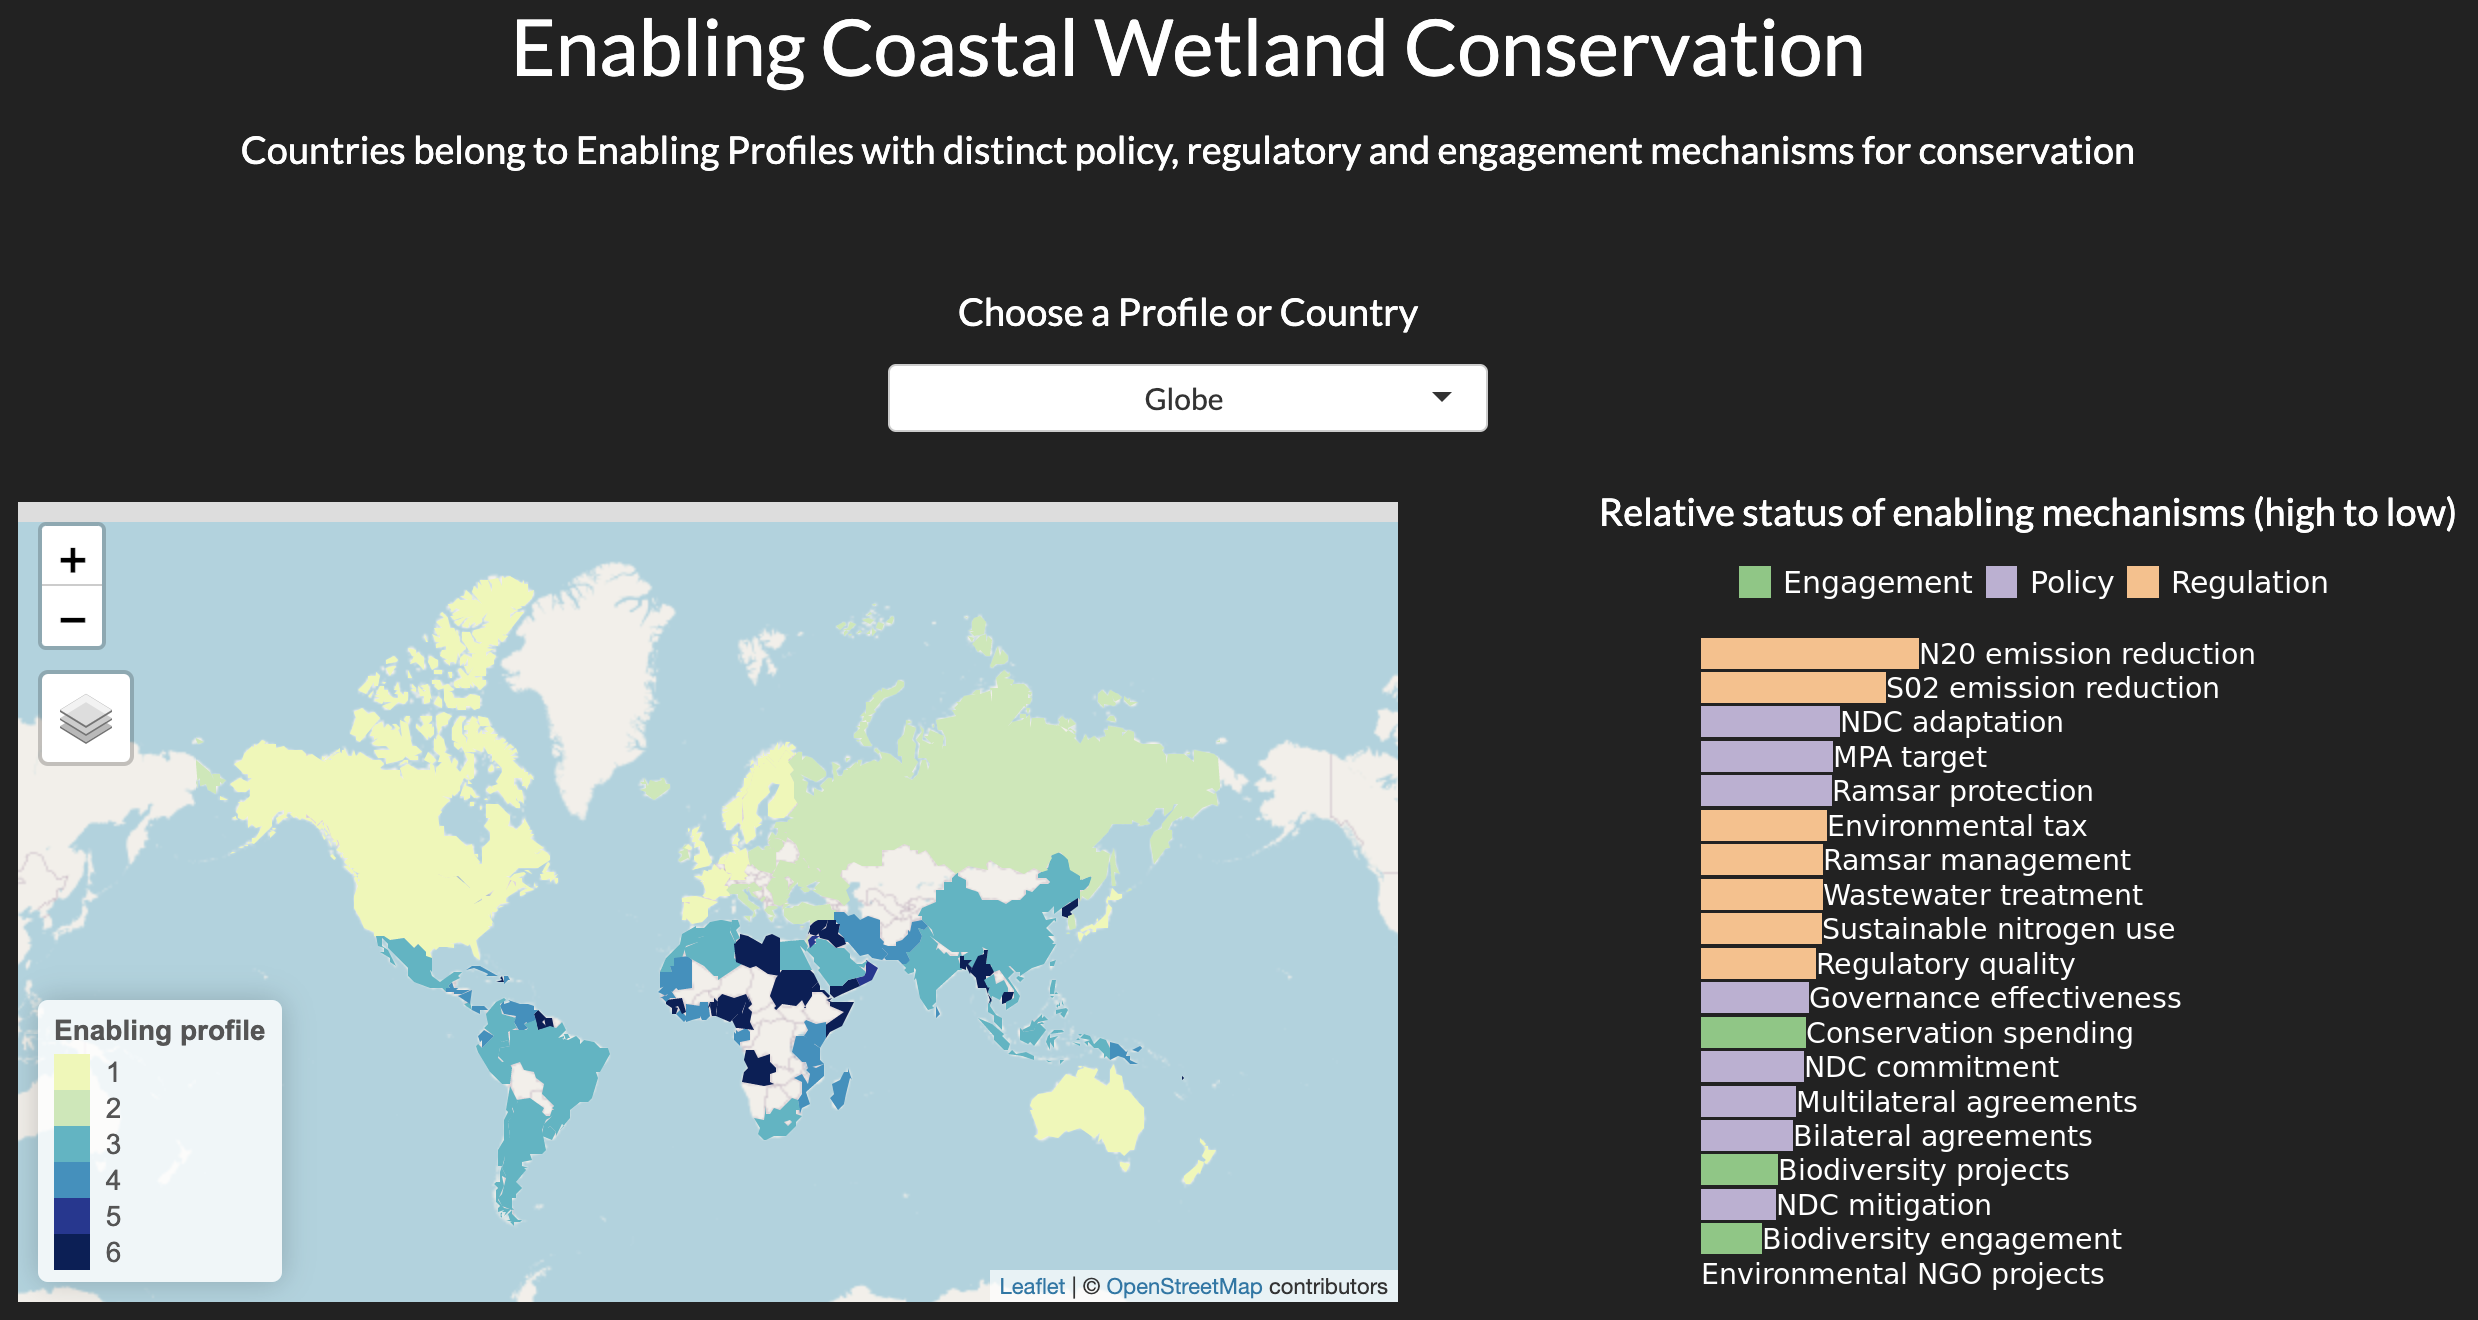

Reproduce this figure in R.
library(tmap)
library(sf)
library(tidyverse)
library(shiny)
library(shinythemes)
library(RColorBrewer)
library(bslib)
library(scales)
shinyOptions(bslib = TRUE)
thematic::thematic_shiny()

# data

dat <- read.csv('data/master-df_final.csv')
clusters <- read.csv('data/cluster.csv')
clust.name <- read.csv('data/clus-new-order-typ.csv')
inddat <- read.csv('data/residual-ind-vals-LV9-final.csv')
indlab <- read.csv('data/indicator-labels.csv')
World <- st_read('data/UIA_World_Countries_Boundaries/UIA_World_Countries_Boundaries.shp')
World$Country <- recode(World$Country, `Russian Federation` = 'Russia',
                  `Brunei Darussalam` = 'Brunei',
                  Comoros = 'Comores',
                  `Timor-Leste` = 'East Timor',
                  Somalia = 'Federal Republic of Somalia',
                  `Côte d'Ivoire` = 'Ivory Coast',
                  Mauritius = 'Republic of Mauritius')

# rescale indicator data

max <- min(apply(inddat, 2, max))
min <- max(apply(inddat, 2, min))

inddat <- inddat %>% 
    mutate_all(funs(rescale(., to = c(min, max))))

# join country names to indicator data

inddat$ISO_SOV1 <- dat$ISO_SOV1

dtemp <- clusters %>% 
    rename(cluster = Cluster) %>% 
    right_join(inddat, by = 'ISO_SOV1') %>% 
    left_join(clust.name, by = 'cluster') %>% 
    distinct() %>% 
    left_join(select(dat, ISO_SOV1, Country), by = 'ISO_SOV1') %>% 
    rename(Cluster = fine.clust) %>% 
    select(-c(cluster, pal.fine)) %>% 
    pivot_longer(cols = OECD_sc:ramsar.manage, names_to = 'indicator', values_to = 'val') %>% 
    left_join(indlab, by = 'indicator')

# get full spatial df with model results and merge by country 

dat2 <- dat %>% 
    left_join(clusters, by = 'ISO_SOV1') %>% 
    distinct() %>% 
    dplyr::rename(iso_a3 = ISO_SOV1) %>% 
    dplyr::rename(cluster = Cluster) %>% 
    left_join(clust.name, by = 'cluster') %>% 
    dplyr::rename('Enabling profile' = fine.clust)

world.clust <- World %>% 
    left_join(dat2, by = 'Country') %>% 
    filter(!is.na(pal.fine))

# get color palette

pal <- brewer.pal(9, 'YlGnBu')
pal <- pal[c(2,3,5,6,8,9)]

# vector of profile/country names

country <- c('Globe',1:6,sort(as.character(unique(world.clust$Country))))

# Define UI for application

ui <- fluidPage(theme=shinytheme("darkly"),
                
                fluidRow(
                    column(12,
                           h1("Enabling Coastal Wetland Conservation", align = 'center'))),
                fluidRow(
                    column(12,
                           h4("Countries belong to Enabling Profiles with distinct policy, regulatory and engagement mechanisms for conservation", align = 'center'))),
                fluidRow(
                    column(12, align = 'center', style='padding-top:40px;',
                         selectInput("var", label = h4("Choose a Profile or Country"), 
                                    choices = country, 
                                    selected = 'Globe'))),
                fluidRow(
                    column(6, offset = 1, style='padding-top:15px;',
                           tmapOutput('map')), width = 800,
                    column(5, align = 'center',
                            h4('Relative status of enabling mechanisms (high to low)'),
                    fluidRow(
                        column(12, align = 'center',
                        plotOutput('ind.rank', width = 360, height = 370))))))

# Define server logic

server <- function(input, output) {

    output$map <- renderTmap({
        if(input$var == 'Globe'){
        tmap_mode('view')
        tm_shape(world.clust[,-1]) +
            tm_fill(col = 'Enabling profile', style = 'cat', palette = pal) +
            tm_view(view.legend.position = c('left', 'bottom'))
        }
        else if(input$var %in% c(1:6)){
        tmap_mode('view')
        pl <- filter(world.clust, `Enabling profile` == input$var)
        tm_shape(pl[,c(2,31)]) +
            tm_fill(col = pal[pl$`Enabling profile`[1]]) +
            tm_view(view.legend.position = c('left', 'bottom'))
        }
        else{
        if(input$var != 'Fiji'){
        tmap_mode('view')
        pl <- filter(world.clust, Country == input$var)
        tm_shape(pl[,c(2,31)]) +
            tm_fill(col = pal[pl$`Enabling profile`]) +
            tm_view(view.legend.position = c('left', 'bottom'))}
            else{
                tmap_mode('view')
               
                pl <- filter(world.clust, Country == input$var) %>% 
                    st_crop(xmin = 177, ymin = -19.16278, xmax = 179.99999, ymax = -16.15347)
                tm_shape(pl[,c(2,31)]) +
                    tm_fill(col = pal[pl$`Enabling profile`]) +
                    tm_view(view.legend.position = c('left', 'bottom'))
            }
        }
    })
    
    output$ind.rank <- renderPlot({
    if(input$var == 'Globe'){
         p <- dtemp %>% 
            group_by(Category, label) %>% 
            summarise(val = mean(val)) %>% 
            arrange(desc(val))
         p$score <- rescale(p$val)
         p$label <- factor(p$label, levels = paste(p$label))
         ggplot(p) +
             geom_bar(aes(x = forcats::fct_rev(label), y = score, fill = Category), stat = 'identity') +
             geom_text(aes(x = forcats::fct_rev(label), y = score,label = label, hjust = 'left'), size = 5) +
             ylim(0, 3) +
             coord_flip() +
             scale_fill_manual(values = brewer.pal(8, "Accent")[1:3]) +
             theme_void() +
             theme(legend.title = element_blank(), legend.position = 'top', 
                   legend.text = element_text(size = 15, colour = 'white'))
          }
    else if(!input$var %in% c(1:6)){    
        p <- dtemp %>% 
            filter(Country == input$var) %>% 
            arrange(desc(val))
        p$score <- rescale(p$val)
        p$label <- factor(p$label, levels = paste(p$label))
        ggplot(p) +
            geom_bar(aes(x = forcats::fct_rev(label), y = score, fill = Category), stat = 'identity') +
            geom_text(aes(x = forcats::fct_rev(label), y = score,label = label, hjust = 'left'), size = 5) +
            ylim(0, 3) +
            coord_flip() +
            scale_fill_manual(values = brewer.pal(8, "Accent")[1:3]) +
            theme_void() +
            theme(legend.title = element_blank(), legend.position = 'top', 
                  legend.text = element_text(size = 15, colour = 'white'))
        }
        else{
            p <- dtemp %>% 
                filter(Cluster == input$var) %>% 
                group_by(Cluster, indicator, label, Category) %>% 
                summarise(val = median(val)) %>% 
                arrange(desc(val))
            p$score <- rescale(p$val)
            p$label <- factor(p$label, levels = paste(p$label))
            ggplot(p) +
                geom_bar(aes(x = forcats::fct_rev(label), y = score, fill = Category), stat = 'identity') +
                geom_text(aes(x = forcats::fct_rev(label), y = score,label = label, hjust = 'left'), size = 5) +
                ylim(0, 3) +
                coord_flip() +
                scale_fill_manual(values = brewer.pal(8, "Accent")[1:3]) +
                theme_void() +
                theme(legend.title = element_blank(), legend.position = 'top', 
                      legend.text = element_text(size = 15, colour = 'white'))
            }
    })
}

# Run the application 

shinyApp(ui = ui, server = server)
